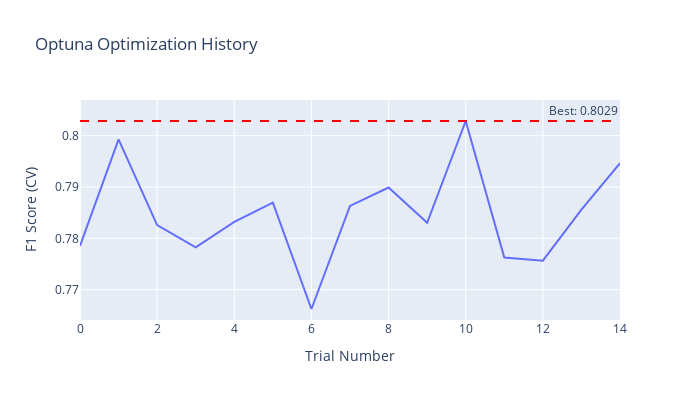

Notebook code cell kept with this figure:
### Code cell
# Visualize Optuna optimization history
trials_df = study.trials_dataframe()
fig = px.line(trials_df, x='number', y='value', 
              title='Optuna Optimization History',
              labels={'number': 'Trial Number', 'value': 'F1 Score (CV)'})
fig.add_hline(y=study.best_value, line_dash="dash", line_color="red", 
              annotation_text=f"Best: {study.best_value:.4f}")
fig.update_layout(height=400, width=700)
fig.show()

### Figure 1 — Plotly figure (JSON) as saved in the notebook; plotly's stock layout.template omitted (floating-point values rounded to 4 significant figures)
{"data": [{"hovertemplate": "Trial Number=%{x}<br>F1 Score (CV)=%{y}<extra></extra>", "legendgroup": "", "line": {"color": "#636efa", "dash": "solid"}, "marker": {"symbol": "circle"}, "mode": "lines", "name": "", "orientation": "v", "showlegend": false, "type": "scatter", "x": [0, 1, 2, 3, 4, 5, 6, 7, 8, 9, 10, 11, 12, 13, 14], "xaxis": "x", "y": [0.7785, 0.7993, 0.7826, 0.7782, 0.7832, 0.787, 0.7662, 0.7863, 0.7899, 0.783, 0.8029, 0.7763, 0.7756, 0.7856, 0.7946], "yaxis": "y"}], "layout": {"annotations": [{"showarrow": false, "text": "Best: 0.8029", "x": 1, "xanchor": "right", "xref": "x domain", "y": 0.8029, "yanchor": "bottom", "yref": "y"}], "height": 400, "legend": {"tracegroupgap": 0}, "shapes": [{"line": {"color": "red", "dash": "dash"}, "type": "line", "x0": 0, "x1": 1, "xref": "x domain", "y0": 0.8029, "y1": 0.8029, "yref": "y"}], "title": {"text": "Optuna Optimization History"}, "width": 700, "xaxis": {"anchor": "y", "domain": [0.0, 1.0], "title": {"text": "Trial Number"}}, "yaxis": {"anchor": "x", "domain": [0.0, 1.0], "title": {"text": "F1 Score (CV)"}}}}
